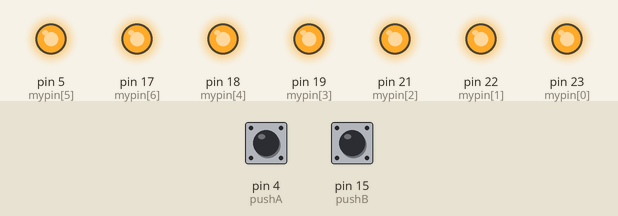
Bench run of a sketch on a simulated Arduino Mega 2560, built with avr-gcc and run on an emulated ATmega2560. Shown: output pins drawn as LEDs (lit = HIGH). Dashed ring = blinking. The inputs (shaded band) are chosen by the test bench; at power-on: pin 4 (pushA) HIGH, pin 15 (pushB) HIGH.

Above: at 1.2 s.
1.3 s: pin 4 (pushA) pulled LOW for 0.15 s
At 1.75 s:
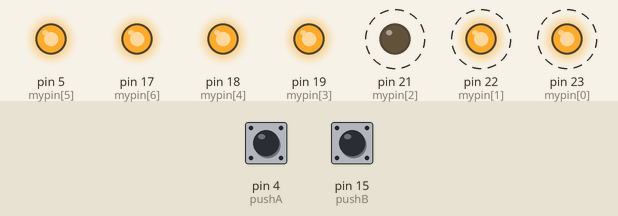
At 2.15 s:
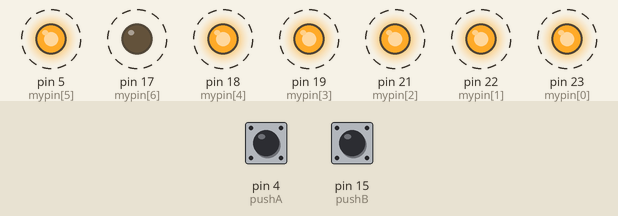
4.3 s: pin 15 (pushB) pulled LOW for 3.2 s
At 8.75 s:
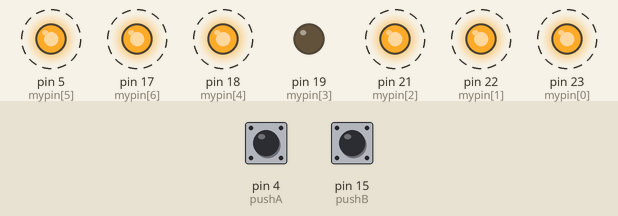
Timing chart, 0 to 15.0 s (numbered marks = the images above; inputs shaded):
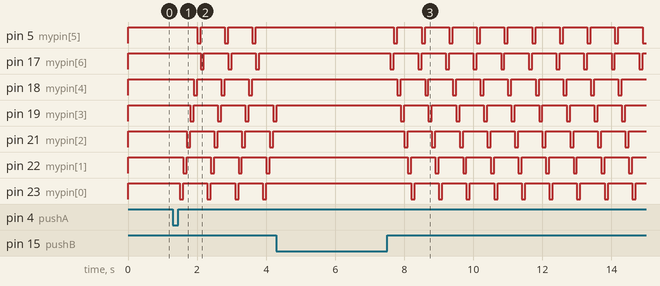

Measured:
- after the input at 1.3 s, pin 5 (mypin[5]): alternates HIGH for 0.70 s and LOW for 0.10 s, starting after 0.70 s; pin 17 (mypin[6]): alternates HIGH for 0.70 s and LOW for 0.10 s, starting after 0.80 s

The sketch:

1.5.ino
```cpp
int pushA = 4;
int pushB = 15;
int mypin[] = {23, 22, 21, 19, 18, 5, 17, 16};
void setup() {
  Serial.begin(115200);
  pinMode(pushA, INPUT_PULLUP);
  pinMode(pushB, INPUT_PULLUP);
  for (int i = 0 ; i < 7 ; i++){
    pinMode(mypin[i], OUTPUT);
    digitalWrite(mypin[i], HIGH);
  }
}
void loop() {
  int bSA = digitalRead(pushA);
  int bSB = digitalRead(pushB);
  if(bSA == LOW)
  {
  while(digitalRead(pushA) == LOW) delay(100);
  while(digitalRead(pushB) == HIGH){
  for (int i = 0; i < 8;i++){
    if(digitalRead(pushB) == LOW) break;
    digitalWrite(mypin[i], LOW);
    delay(100);
    digitalWrite(mypin[i], HIGH);
    }
  }
  }
  else if(bSB == LOW){
  while(digitalRead(pushB) == LOW) delay(100);
  while(digitalRead(pushA) == HIGH){
    for (int i = 7; i >= 0;i--){
      if(digitalRead(pushA) == LOW) break;
      digitalWrite(mypin[i], LOW);
      delay(100);
      digitalWrite(mypin[i], HIGH);
      }
    }
  }

}
```
